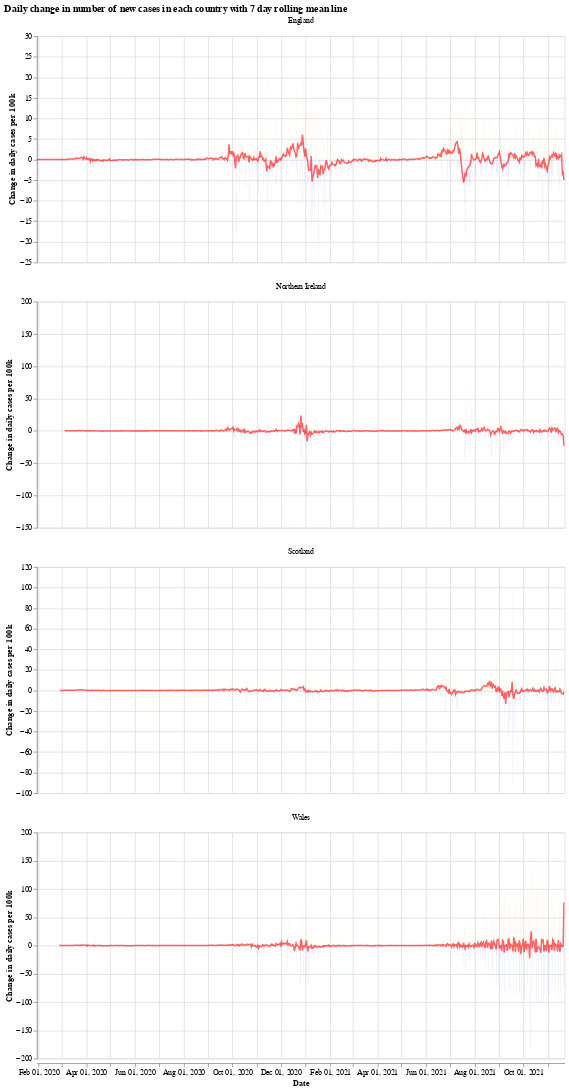

Write notebook code for a chart like this one.
### Markdown cell above
We will use the Python library `Altair` for visualising the data, see the [altair docs](https://altair-viz.github.io/) for more information.

First we have a graph which shows the daily change in the number of new cases for each country. This number jumps up and down all over the place, which is likely due to delay in reporting of new cases over the weekend. Another interesting thing is that it looks like the daily cases in Wales experienced a much shorter period of calm over the summer (calm in the sense of daily cases not jumping up and down).

The orange bars are days when the number of new cases (per 100k population) was more than the previous day, while the blue are days when the number of new cases dropped. The red line is the 7 day moving average. 

When the moving average line is below 0, it means that there is a consistent drop in new cases. We can see this clearly happening around the times that lockdowns were introduced (though, to varying degrees). I will update the graphs soon with a marker of when each lockdown started.

### Code cell
# collapse
import altair as alt

bars = alt.Chart(uk_cases).mark_bar().encode(
    x=alt.X("yearmonthdate(date):T", axis=alt.Axis(title='Date')),
    y=alt.Y("casesChangeRate:Q", axis=alt.Axis(title='Change in daily cases per 100k')),
    tooltip='casesChange',
    color=alt.condition(
        alt.datum.casesChangeRate > 0,
        alt.value("orange"),  # The positive color
        alt.value("blue")  # The negative color
    )
).properties(title='Daily change in number of new cases with 7 day rolling mean',width=700).interactive()

line = alt.Chart(uk_cases).mark_line(
    color='red',
    size=2,
    opacity=0.6
).transform_window(
    rolling_mean='mean(casesChangeRate)',
    frame=[0, 7],
    groupby=['areaName']
).encode(
    x='yearmonthdate(date):T',
    y='rolling_mean:Q'
)

alt.layer(bars, line, data=uk_cases).facet(alt.Column(
    'areaName', title=''), columns=1).resolve_scale(y='independent').properties(title='Daily change in number of new cases in each country with 7 day rolling mean line')

### Figure 1 — Vega-Lite specification as saved in the notebook (floating-point values rounded to 4 significant figures; data arrays with more than 128 entries replaced by an {"elided": "..."} marker saying what was removed)
{"config": {"view": {"continuousWidth": 400, "continuousHeight": 300}}, "data": {"name": "data-6f61ee2bd0a2ca970b2328c00b195537"}, "facet": {"type": "nominal", "field": "areaName", "title": ""}, "spec": {"layer": [{"mark": "bar", "encoding": {"color": {"condition": {"value": "orange", "test": "(datum.casesChangeRate > 0)"}, "value": "blue"}, "tooltip": {"type": "quantitative", "field": "casesChange"}, "x": {"type": "temporal", "axis": {"title": "Date"}, "field": "date", "timeUnit": "yearmonthdate"}, "y": {"type": "quantitative", "axis": {"title": "Change in daily cases per 100k"}, "field": "casesChangeRate"}}, "selection": {"selector001": {"type": "interval", "bind": "scales", "encodings": ["x", "y"]}}, "title": "Daily change in number of new cases with 7 day rolling mean", "width": 700}, {"mark": {"type": "line", "color": "red", "opacity": 0.6, "size": 2}, "encoding": {"x": {"type": "temporal", "field": "date", "timeUnit": "yearmonthdate"}, "y": {"type": "quantitative", "field": "rolling_mean"}}, "transform": [{"window": [{"op": "mean", "field": "casesChangeRate", "as": "rolling_mean"}], "frame": [0, 7], "groupby": ["areaName"]}]}]}, "columns": 1, "resolve": {"scale": {"y": "independent"}}, "title": "Daily change in number of new cases in each country with 7 day rolling mean line", "$schema": "https://vega.github.io/schema/vega-lite/v4.8.1.json", "datasets": {"data-6f61ee2bd0a2ca970b2328c00b195537": {"elided": "2556 records"}}}
